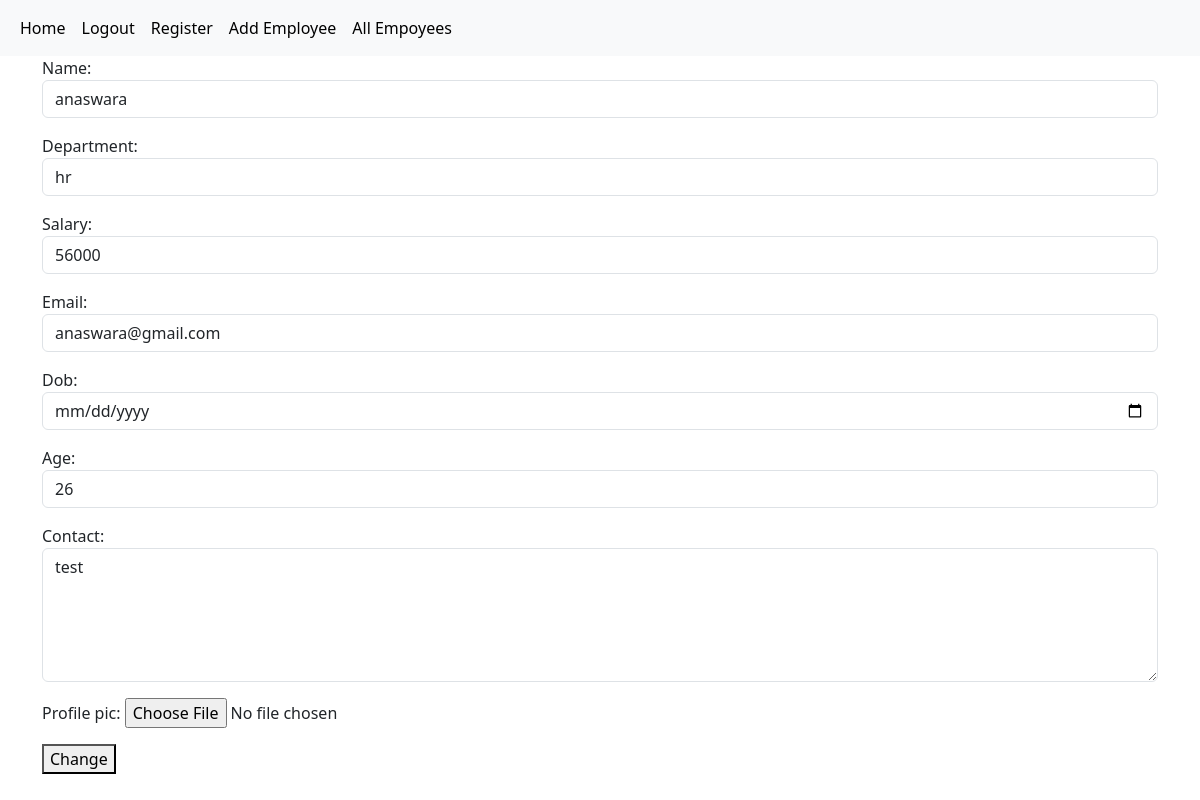
Page /employees/6/change (signed in) on the committed database.
### crm/models.py (models this page shows, shortened)
class Employees(models.Model):
    name=models.CharField(max_length=200)
    department=models.CharField(max_length=200)
    salary=models.PositiveIntegerField()
    email=models.EmailField(unique=True)
    dob=models.DateField(null=True,blank=True)
    age=models.PositiveIntegerField()
    contact=models.CharField(max_length=12,null=True)
    profile_pic=models.ImageField(upload_to="images",null=True,blank=True)

### crm/views.py (the view, shortened to what this page needs)
# urls.py: path('employees/<int:pk>/change',views.EmployeeUpdateView.as_view(),name="emp-change"),
@method_decorator(signin_required,name="dispatch")
class EmployeeUpdateView(View):
   def get(self,request,*args,**kwargs):
      id=kwargs.get("pk")
      obj=Employees.objects.get(id=id)
      form=EmployeeModelForm(instance=obj)
      return render(request,"emp_edit.html",{"form":form})

### crm/forms.py
class EmployeeModelForm(forms.ModelForm):
        class Meta:
            model=Employees
            fields="__all__"
            widgets={
                "name":forms.TextInput(attrs={"class":"form-control"}),
                "department":forms.TextInput(attrs={"class":"form-control"}),
                "salary":forms.NumberInput(attrs={"class":"form-control"}),
                "email":forms.EmailInput(attrs={"class":"form-control"}),
                "dob":forms.DateInput(attrs={"class":"form-control","type":"date"}),
                "age":forms.NumberInput(attrs={"class":"form-control"}),
                "contact":forms.Textarea(attrs={"class":"form-control","rows":5})
            }

### crm/views.py (called while the page is built)
def signin_required(fn):
   def wrapper(request,*args,**kwargs):
      if not request.user.is_authenticated:
         messages.error(request,"invalid session")
         return redirect("signin")
      else:
         return fn(request,*args,**kwargs)
   return wrapper

### crm/templates/emp_edit.html (shortened to what this page needs)
{%extends 'base.html'%}
{%block body_block%}
<div class="container">
    <form action="" method="post" enctype="multipart/form-data">
        {{form.as_p}}
        <button type="submit">Change</button>
    </form>
</div>
{%endblock%}

### rows in the picture
Employees: name "anaswara", department "hr", salary "56000", email "anaswara@gmail.com", age "26", contact "test"
